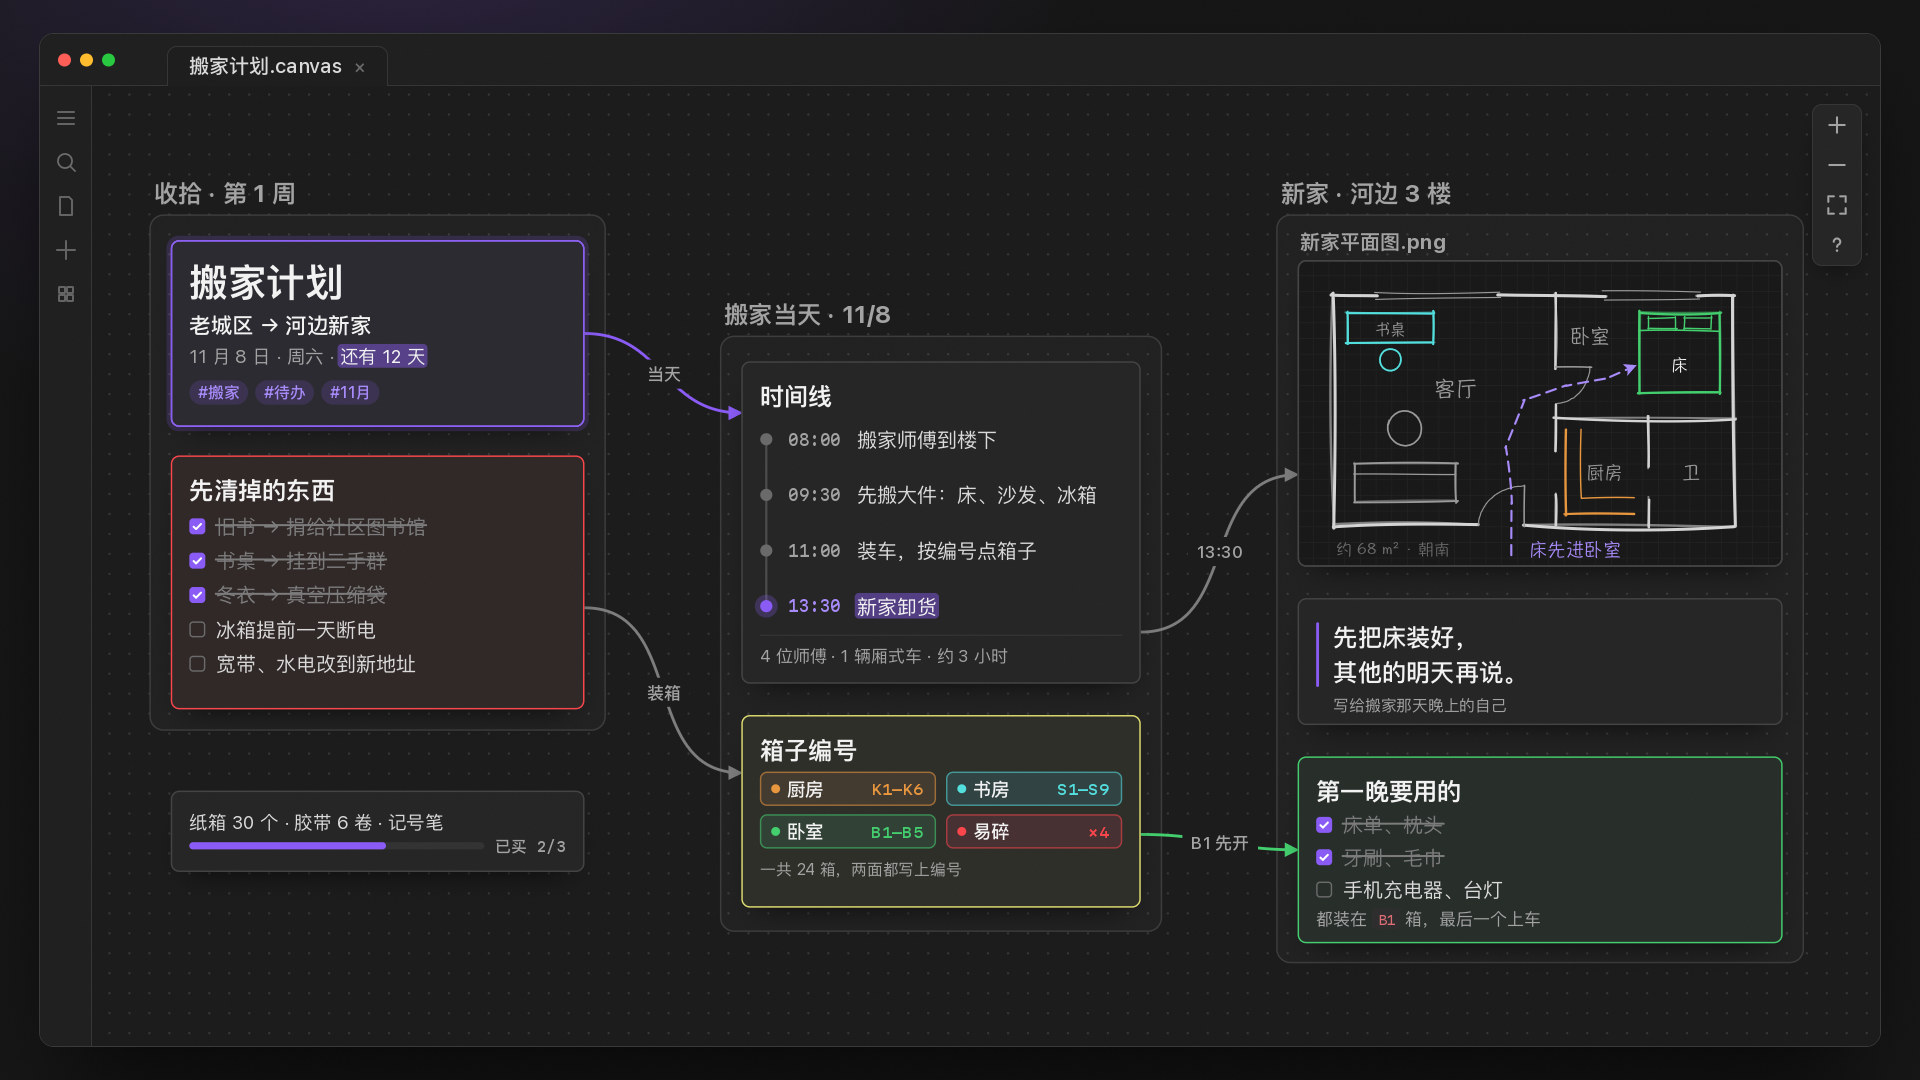

The Python source for this figure:
"""Example (canvas board): 搬家计划 / Moving Plan — a dark, dotted infinite whiteboard in a note app's canvas view.

The app window (tab 「搬家计划.canvas」, a ribbon of line icons) and in it a board of grey dots seen through a camera.
Three groups, labels floating above them: 「收拾 · 第 1 周」 holds the plan card (violet, selected: 搬家计划, 老城区 → 河边新家,
the date with a highlight, tag pills), a red checklist of what goes before the move (three ticked and struck through,
two still open) and a small shopping card with a progress bar; 「搬家当天 · 11/8」 holds a timeline (08:00 → 13:30, a
violet dot on the last stop) and a yellow card of box numbers -- colour chips 厨房 K1–K6, 书房 S1–S9, 卧室 B1–B5, 易碎 ×4;
「新家 · 河边 3 楼」 holds an image card 「新家平面图.png」 (a floor plan sketched with hand-drawn strokes on dark grid paper:
walls, doors, windows, a bed in the bedroom's green, a desk in the study's cyan, the kitchen counter in orange, a violet
dashed route from the front door to the bed), a quote card (先把床装好，其他的明天再说。) and a green checklist for the
first night. Curved edges with arrowheads and labels tie the cards together; the zoom buttons sit top right.
The stages drop the cards in one by one, tick the tasks, draw the edges on while the camera pans from group to group,
sketch the floor plan stroke by stroke, and finally click 「fit」 and zoom out to the whole board. No image model.
python3 canvasboard_moving_plan.py [out.jpg] [--stages DIR]
"""
import os, sys, time
import numpy as np
sys.path.insert(0, os.path.join(os.path.dirname(os.path.abspath(__file__)), '..', 'lib'))
from canvasboard import (CanvasBoard, ACCENT, ACCENT2, TEXT, BRIGHT, MUTED, FAINT, EDGE, BORDER2, CARD_COLOURS as CC)

out = sys.argv[1] if len(sys.argv) > 1 and not sys.argv[1].startswith('--') else 'canvasboard_moving_plan.jpg'
stages = sys.argv[sys.argv.index('--stages') + 1] if '--stages' in sys.argv else None
T0 = time.time()
tick = lambda name: print(f'{name:14s} {time.time() - T0:5.1f}s') if os.environ.get('CANVASBOARD_TIMING') else None

cb = CanvasBoard(1920, 1080, seed=8, keep_stages=bool(stages), stages_dir=stages, window=(40, 34, 1840, 1012),
                 tab='搬家计划.canvas')
ROOM = {'kitchen': 'orange', 'study': 'cyan', 'bed': 'green', 'fragile': 'red'}

# ===================================================================== group 1 · 收拾 (and a loose card under it)
cb.group('gA', 0, 0, 640, 724, '收拾 · 第 1 周')
A1 = cb.card('A1', 30, 36, 580, 262, colour='purple', selected=True)
A1.h1('搬家计划', 54)
A1.gap(2)
A1.p('老城区 → 河边新家', 30, BRIGHT, 'medium')
A1.p('11 月 8 日 · 周六 · ==还有 12 天==', 26, MUTED, hl='hl')
A1.gap(12)
A1.tags(['#搬家', '#待办', '#11月'])

A2 = cb.card('A2', 30, 338, 580, 356, colour='red')
A2.h2('先清掉的东西')
A2.gap(2)
for i, (s, done) in enumerate([('旧书 → 捐给社区图书馆', True), ('书桌 → 挂到二手群', True), ('冬衣 → 真空压缩袋', True),
                               ('冰箱提前一天断电', False), ('宽带、水电改到新地址', False)]):
    A2.task(s, done, key=f't{i}', lh=1.72)

A3 = cb.card('A3', 30, 808, 580, 114)
A3.p('纸箱 30 个 · 胶带 6 卷 · 记号笔', 26, TEXT)
A3.gap(8)
A3.bar(2 / 3, 10, ACCENT, label='已买 2/3', var='buy')

# ===================================================================== group 2 · 搬家当天
cb.group('gB', 800, 170, 620, 836, '搬家当天 · 11/8')
B1 = cb.card('B1', 830, 206, 560, 452)
B1.h2('时间线')
TL = [('08:00', '搬家师傅到楼下'), ('09:30', '先搬大件：床、沙发、冰箱'), ('11:00', '装车，按编号点箱子'), ('13:30', '==新家卸货==')]
ty0, tdy = B1.y + 36, 78
cb.node('B1')
cb.line([(B1.left + 9, ty0), (B1.left + 9, ty0 + tdy * 3)], 3, '#4d4d4d', var=('tl', 0.0, 0.85))
for i, (tm, what) in enumerate(TL):
    y = ty0 + i * tdy
    last = i == len(TL) - 1
    v = ('tl', i / 4, (i + 1) / 4)
    if last:
        cb.circle(B1.left + 9, y, 16, ACCENT, 0.25, var=v, mode='pop')
    cb.circle(B1.left + 9, y, 8.5, ACCENT if last else '#6a6a6a', var=v, mode='pop')
    cb.text(tm, B1.left + 40, y, 24, ACCENT2 if last else MUTED, 'medium', 'lm', family='mono', var=v, mode='fade')
    cb.rich(what, B1.left + 136, y, 28, TEXT, var=v, hl=('hl', 0, 1))
cb.end()
B1.y = ty0 + tdy * 3 + 30
B1.rule(10)
B1.p('4 位师傅 · 1 辆厢式车 · 约 3 小时', 24, MUTED)

B2 = cb.card('B2', 830, 702, 560, 270, colour='yellow')
B2.h2('箱子编号')
B2.gap(6)
B2.chips([('厨房', 'K1–K6', ROOM['kitchen']), ('书房', 'S1–S9', ROOM['study']),
          ('卧室', 'B1–B5', ROOM['bed']), ('易碎', '×4', ROOM['fragile'])], 26, var=[('chip', i / 4, (i + 1) / 4) for i in range(4)])
B2.p('一共 24 箱，两面都写上编号', 22, MUTED)

# ===================================================================== group 3 · 新家
cb.group('gC', 1580, 0, 740, 1050, '新家 · 河边 3 楼')
C1 = cb.image_card('C1', 1610, 64, 680, 430, label='新家平面图.png')
X0, Y0 = C1.x0, C1.y0
U = lambda u, v: (X0 + u, Y0 + v)
INK, INK2 = '#d4d4d4', '#9a9a9a'
strokes = []          # (fn, weight in the drawing order)


def S(fn, w=1.0):
    strokes.append((fn, w))


# outer walls (with gaps for the front door and two windows), inner walls, doors, windows, furniture, labels, route
S(lambda v: cb.rough([U(250, 372), U(50, 372), U(50, 50), U(110, 50)], 4.2, INK, seed=1, rough=1.35, var=v), 1.4)
S(lambda v: cb.rough([U(282, 50), U(430, 50)], 4.2, INK, seed=2, rough=1.35, var=v), 0.6)
S(lambda v: cb.rough([U(562, 50), U(612, 50), U(612, 372), U(318, 372)], 4.2, INK, seed=3, rough=1.35, var=v), 1.4)
S(lambda v: cb.rough([U(362, 50), U(362, 150)], 3.4, INK, seed=4, rough=1.35, var=v), 0.4)
S(lambda v: cb.rough([U(362, 202), U(362, 268)], 3.4, INK, seed=5, rough=1.35, var=v), 0.4)
S(lambda v: cb.rough([U(362, 330), U(362, 372)], 3.4, INK, seed=6, rough=1.35, var=v), 0.3)
S(lambda v: cb.rough([U(362, 222), U(612, 222)], 3.4, INK, seed=7, rough=1.35, var=v), 0.6)
S(lambda v: cb.rough([U(492, 222), U(492, 290)], 3.4, INK, seed=8, rough=1.35, var=v), 0.3)
S(lambda v: cb.rough([U(492, 336), U(492, 372)], 3.4, INK, seed=9, rough=1.35, var=v), 0.3)
for (u0, u1, sd) in [(110, 282, 10), (430, 562, 11)]:                        # windows: a double thin line in the gap
    S(lambda v, u0=u0, u1=u1, sd=sd: (cb.rough([U(u0, 45), U(u1, 45)], 1.6, INK2, seed=sd, passes=1, var=v),
                                       cb.rough([U(u0, 55), U(u1, 55)], 1.6, INK2, seed=sd + 20, passes=1, var=v)), 0.5)
S(lambda v: (cb.rough([U(318, 372), U(318, 318)], 2.2, INK2, seed=12, passes=1, var=v),               # front door + swing
             cb.rough_ellipse(*U(318, 372), 66, 54, 1.6, INK2, a0=180, sweep=90, passes=1, seed=13, var=v)), 0.5)
S(lambda v: (cb.rough([U(362, 150), U(410, 150)], 2.2, INK2, seed=14, passes=1, var=v),               # bedroom door
             cb.rough_ellipse(*U(362, 150), 48, 52, 1.6, INK2, a0=0, sweep=90, passes=1, seed=15, var=v)), 0.4)
S(lambda v: cb.rough_rect(*U(480, 74), *U(592, 186), width=3.2, fill=CC['green'], seed=16, var=v), 0.8)  # bed
S(lambda v: (cb.rough([U(480, 100), U(592, 100)], 2.2, CC['green'], seed=17, passes=1, var=v),
             cb.rough_rect(*U(492, 81), *U(530, 96), width=2.0, fill=CC['green'], passes=1, seed=18, var=v),
             cb.rough_rect(*U(542, 81), *U(580, 96), width=2.0, fill=CC['green'], passes=1, seed=19, var=v)), 0.5)
S(lambda v: cb.rough_rect(*U(70, 74), *U(190, 116), width=3.0, fill=CC['cyan'], seed=20, var=v), 0.6)    # desk
S(lambda v: cb.rough_ellipse(*U(130, 140), 15, 15, 2.4, CC['cyan'], seed=21, var=v), 0.3)               # chair
S(lambda v: cb.rough([U(376, 240), U(376, 356), U(470, 356)], 3.0, CC['orange'], seed=22, var=v), 0.6)  # counter
S(lambda v: cb.rough([U(398, 240), U(398, 334), U(470, 334)], 2.0, CC['orange'], seed=23, passes=1, var=v), 0.4)
S(lambda v: (cb.rough_rect(*U(80, 286), *U(222, 338), width=2.6, fill=INK2, seed=24, var=v),            # sofa
             cb.rough([U(80, 300), U(222, 300)], 1.8, INK2, seed=25, passes=1, var=v)), 0.6)
S(lambda v: cb.rough_ellipse(*U(150, 236), 24, 24, 2.2, INK2, seed=26, var=v), 0.3)                     # tea table
for (s, u, v_, sz) in [('客厅', 222, 178, 30), ('卧室', 410, 104, 28), ('厨房', 430, 296, 26), ('卫', 552, 296, 26),
                        ('书桌', 130, 96, 22), ('床', 536, 146, 24)]:
    S(lambda v, s=s, u=u, v_=v_, sz=sz: cb.text(s, *U(u, v_), sz, INK2 if len(s) > 1 or s == '卫' else BRIGHT, 'regular',
                                                'mm', family='hand', var=v), 0.25)
ROUTE = [U(300, 412), U(300, 340), U(292, 262), U(318, 196), U(376, 176), U(432, 166), U(470, 150)]
S(lambda v: cb.rough(ROUTE, 3.0, ACCENT2, seed=27, passes=1, rough=0.6, dash=(14, 10), var=v), 1.4)
S(lambda v: (cb.arrow_head(U(474, 148), -22, 16, ACCENT2, var=v),
             cb.text('床先进卧室', *U(324, 404), 26, ACCENT2, 'regular', 'lm', family='hand', var=v)), 0.4)
S(lambda v: cb.text('约 68 m² · 朝南', *U(54, 404), 22, FAINT, 'regular', 'lm', family='hand', var=v), 0.3)

cb.node('C1')
with cb.clip(C1.x0 + 2, C1.y0 + 2, C1.x1 - 2, C1.y1 - 2, 10):
    tot, acc = sum(w for _, w in strokes), 0.0
    for fn, w in strokes:
        fn(('ink', acc / tot, (acc + w) / tot))
        acc += w
cb.end()

C2 = cb.card('C2', 1610, 538, 680, 178)
C2.gap(6)
C2.quote(['先把床装好，', '其他的明天再说。'], 34, BRIGHT, by='写给搬家那天晚上的自己', var='q')

C3 = cb.card('C3', 1610, 760, 680, 262, colour='green')
C3.h2('第一晚要用的')
for i, (s, done) in enumerate([('床单、枕头', True), ('牙刷、毛巾', True), ('手机充电器、台灯', False)]):
    C3.task(s, done, key=f't{i}')
C3.p('都装在 `B1` 箱，最后一个上车', 24, MUTED)

# ===================================================================== edges
cb.edge('e1', ('A1', 'r', 0.5), ('B1', 'l', 0.16), colour=ACCENT, label='当天')
cb.edge('e2', ('A2', 'r', 0.6), ('B2', 'l', 0.3), colour=EDGE, label='装箱')
cb.edge('e3', ('B1', 'r', 0.84), ('C1', 'l', 0.7), colour=EDGE, label='13:30')
cb.edge('e4', ('B2', 'r', 0.62), ('C3', 'l', 0.5), colour=CC['green'], label='B1 先开')
tick('drawn')

# ===================================================================== cameras
OVER = cb.fit(-30, -64, 2320, 1050, pad=36, right=40)     # the whole board (the final frame)
K_A = (430, 300, 1.15)                                    # the plan card and the checklist
K_A3 = (470, 560, 1.0)                                    # down to the loose shopping card
K_B = (1110, 590, 1.0)                                    # the day of the move
K_C1 = (1950, 286, 1.22)                                  # close on the floor plan
K_C = (1960, 590, 1.0)                                    # the quote and the first-night list
cb.camera(*OVER)

# ===================================================================== stage by stage (the draw-on GIF), then the final frame
# Things that move get a few in-between stages (names 'mv_*': the GIF shows them as quick hard cuts -- real motion);
# everything else cross-fades. A card drops in from above: held up (big shadow, 5 % larger, half transparent), it falls,
# bounces a little and settles.
CARDS = ['A1', 'A2', 'A3', 'B1', 'B2', 'C1', 'C2', 'C3']
GROUPS = ['gA', 'gB', 'gC']
EDGES = ['e1', 'e2', 'e3', 'e4']
LIFT = dict(dy=-110, scale=1.05, alpha=0.55, lift=1.0)


def drop(name, tag, n=5, also=(), cam=None):
    cb.tween(tag, n, 'drop', moves=[(name, LIFT, None)] + list(also), cam=cam)


if stages:
    for n in CARDS + GROUPS: cb.hide(n)
    for n in EDGES: cb.set(n, p=0.0)
    cb.set('A1', hl=0.0); cb.set('A2', t0=0.0, t1=0.0, t2=0.0); cb.set('A3', buy=0.0)
    cb.set('B1', tl=0.0, hl=0.0); cb.set('B2', chip=0.0); cb.set('C1', ink=0.0); cb.set('C2', q=0.0)
    cb.set('C3', t0=0.0, t1=0.0)
    cb.camera(*K_A); cb.stage('board')
    cb.tween('grpA', 3, 'out', moves=[('gA', dict(alpha=0.0), None)])
    drop('A1', 'A1')
    cb.tween('hl', 3, 'io', moves=[('A1', dict(hl=0.0), None)])
    drop('A2', 'A2')
    for i in range(3):
        cb.tween(f'tick{i}', 3, 'out', moves=[('A2', {f't{i}': 0.0}, None)])
    drop('A3', 'A3', n=5, cam=(K_A, K_A3), also=[('A3', dict(buy=0.0), None)])
    # pan to the day of the move: the violet edge leads, the group frame fades in, then the timeline drops onto it
    cb.tween('panB', 6, 'io', moves=[('e1', dict(p=0.0), None), ('gB', dict(alpha=0.0), None)], cam=(K_A3, K_B))
    drop('B1', 'B1')
    cb.tween('tl', 4, 'linear', moves=[('B1', dict(tl=0.0, hl=0.0), None)])
    cb.tween('e2', 5, 'io', moves=[('e2', dict(p=0.0), None)])
    drop('B2', 'B2')
    cb.tween('chips', 4, 'linear', moves=[('B2', dict(chip=0.0), None)])
    # pan to the new flat, closing in on the floor plan; then sketch it stroke by stroke
    cb.tween('panC', 6, 'io', moves=[('e3', dict(p=0.0), None), ('gC', dict(alpha=0.0), None)], cam=(K_B, K_C1))
    drop('C1', 'C1')
    cb.tween('ink', 8, 'linear', moves=[('C1', dict(ink=0.0), None)])
    cb.tween('downC', 4, 'io', cam=(K_C1, K_C))
    drop('C2', 'C2')
    cb.tween('quote', 4, 'linear', moves=[('C2', dict(q=0.0), None)])
    cb.tween('e4', 5, 'io', moves=[('e4', dict(p=0.0), None)])
    drop('C3', 'C3')
    for i in range(2):
        cb.tween(f'tick_c{i}', 3, 'out', moves=[('C3', {f't{i}': 0.0}, None)])
    # the pointer comes up to the zoom buttons and clicks 'fit': the camera pulls back to the whole board
    fx, fy = cb.control(2)
    sx, sy = cb.to_screen(2120, 980)
    cb.tween('pointer', 5, 'io', between=lambda u: cb.cursor(sx + (fx - sx) * u, sy + (fy - sy) * u - 90 * np.sin(np.pi * u),
                                                            alpha=min(1.0, 3 * u)))
    cb.hover = 2
    cb.cursor(fx, fy, click=0.3, press=True); cb.stage('mv_click1')
    cb.cursor(fx, fy, click=0.65); cb.stage('click')
    cb.tween('zoom', 7, 'io', cam=(K_C, OVER), last=False,
             between=lambda u: cb.cursor(fx, fy, alpha=max(0.0, 1 - 1.6 * u)))

# final: everything at rest and finished, the whole board
cb.cursor(); cb.hover = None
for n in cb.nodes:
    cb.pose(n); cb.reset(n)
cb.camera(*OVER)
cb.save(out, stages_dir=stages)
tick('saved')
print('saved', out)
